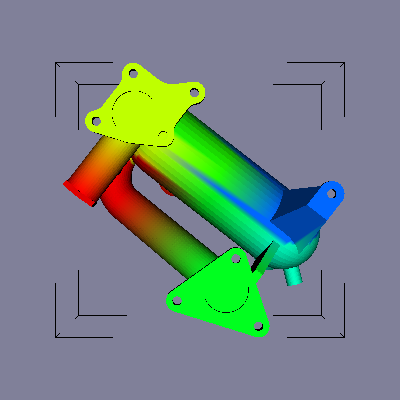

Write Python code to recreate this figure.
#!/usr/bin/env python

# Dice an STL model into pieces using vtkOBBDicer and display with
# an outline corner filter.

import os

# Factory overrides
import vtkmodules.vtkInteractionStyle  # noqa: F401
import vtkmodules.vtkRenderingOpenGL2  # noqa: F401

from vtkmodules.vtkFiltersGeneral import vtkOBBDicer
from vtkmodules.vtkFiltersSources import vtkOutlineCornerFilter
from vtkmodules.vtkIOGeometry import vtkSTLReader
from vtkmodules.vtkRenderingCore import (
    vtkActor,
    vtkDataSetMapper,
    vtkPolyDataMapper,
    vtkRenderWindow,
    vtkRenderWindowInteractor,
    vtkRenderer,
)

# Data directory
data_dir = os.environ.get("VPE_DATA_DIR", os.path.dirname(os.path.abspath(__file__)))

# Read STL geometry
reader = vtkSTLReader()
reader.SetFileName(os.path.join(data_dir, "42400-IDGH.stl"))

# Dice into pieces
dicer = vtkOBBDicer()
dicer.SetInputConnection(reader.GetOutputPort())
dicer.SetNumberOfPointsPerPiece(1000)
dicer.Update()

iso_mapper = vtkDataSetMapper()
iso_mapper.SetInputConnection(dicer.GetOutputPort())
iso_mapper.SetScalarRange(0, dicer.GetNumberOfActualPieces())

iso_actor = vtkActor()
iso_actor.SetMapper(iso_mapper)
iso_actor.GetProperty().SetColor(0.7, 0.3, 0.3)

# Outline corners
outline = vtkOutlineCornerFilter()
outline.SetInputConnection(reader.GetOutputPort())

outline_mapper = vtkPolyDataMapper()
outline_mapper.SetInputConnection(outline.GetOutputPort())

outline_actor = vtkActor()
outline_actor.SetMapper(outline_mapper)
outline_actor.GetProperty().SetColor(0, 0, 0)

# Renderer
renderer = vtkRenderer()
renderer.AddActor(outline_actor)
renderer.AddActor(iso_actor)
renderer.SetBackground(0.5, 0.5, 0.6)

# Window
render_window = vtkRenderWindow()
render_window.AddRenderer(renderer)
render_window.SetSize(400, 400)
render_window.SetWindowName("dicer")

# Interactor
interactor = vtkRenderWindowInteractor()
interactor.SetRenderWindow(render_window)

interactor.Initialize()
interactor.Start()
